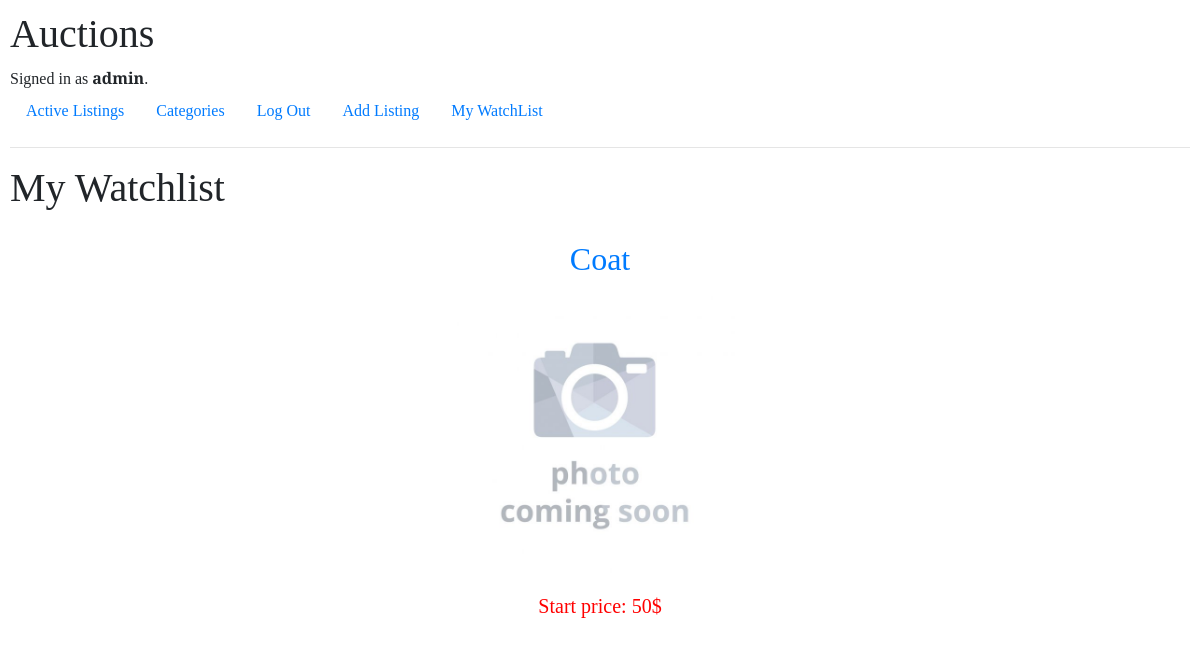
Screenshot of /watchlist (signed in) with the database file from the repository.
### auctions/models.py (models this page shows, shortened)
class User(AbstractUser):
    pass

class Listing(models.Model):
    title = models.CharField(max_length=60)
    category = models.ForeignKey(Category, on_delete=models.CASCADE, related_name="similarItems")
    description = models.CharField(max_length=256)
    cost = models.IntegerField()
    offerBid = models.IntegerField(blank=True, null=True)
    image = models.ImageField(upload_to='media', default='no_image.jpg', blank=True, null=True)
    timeCreated = models.DateTimeField(default=timezone.now, blank=True)
    activeFlag = models.BooleanField(default=True)
    seller = models.ForeignKey(User, blank=True, on_delete=models.PROTECT, related_name="allSellersItems")
    winner = models.ForeignKey(User, null=True, on_delete=models.PROTECT)
    watchings = models.ManyToManyField(User, blank=True, related_name="watchedListings")

### auctions/views.py (the view)
# urls.py: path("watchlist", views.watchlist, name="watchlist"),
@login_required
def watchlist(request):
    listings = Listing.objects.filter(watchings = request.user)
    categories = Category.objects.all()
    return render(request, "auctions/watchlist.html", {
        "listings": listings,
        "categories": categories,
    })

### auctions/templates/auctions/watchlist.html
{% extends "auctions/layout.html" %}
{% load static %}
{% block body %}
    <h1>My Watchlist</h1>
    <div class="container">
        {% for item in listings %}
            <div class="listingItem">
                <h2>
                    <a href="{{item.id}}">{{item.title}}</a>
                </h2>
                {% if item.image %}
                    <img src="{{ item.image.url }}" width="300">
                {% endif %}
                <div class="listingItemFooter">
                    <p>Start price: {{item.cost}}$</p>
                </div>
            </div>
        {% endfor %}
    </div>
{% endblock %}

### auctions/templates/auctions/layout.html (shortened to what this page needs)
{% load static %}
<!DOCTYPE html>
<html lang="en">
    <head>
        <link rel="stylesheet" href="https://stackpath.bootstrapcdn.com/bootstrap/4.4.1/css/bootstrap.min.css">
        <link href="{% static 'auctions/styles.css' %}" rel="stylesheet">
    </head>
    <body>
        <h1>Auctions</h1>
        <div>
            {% if user.is_authenticated %}
                Signed in as <strong>{{ user.username }}</strong>.
            {% else %}
                Not signed in.
            {% endif %}
        </div>
        <ul class="nav">
            <li class="nav-item">
                <a class="nav-link" href="{% url 'activelistings' %}">Active Listings</a>
            </li>
            <li class="nav-item">
                <a class="nav-link" href="{% url 'categories' %}">Categories</a>
            </li>
            {% if user.is_authenticated %}
                <li class="nav-item">
                    <a class="nav-link" href="{% url 'logout' %}">Log Out</a>
                </li>
                <li class="nav-item">
                    <a class="nav-link" href="{% url 'add' %}">Add Listing</a>
                </li>
                <li class="nav-item">
                    <a class="nav-link" href="{% url 'watchlist' %}">My WatchList</a>
                </li>
            {% endif %}
        </ul>
        <hr>
        {% block body %}
        {% endblock %}
    </body>
</html>

### auctions/static/auctions/styles.css (style rules this page uses)
body { margin: 0; padding: 10px; width: 100%; font-family: 'Source Serif Pro', serif; }
.container { display: flex; flex-wrap: wrap; max-width: 1200px; justify-content: space-around; align-content: stretch; }
.listingItem { flex-basis: auto; width: 350px; height: 400px; box-sizing: border-box; position: relative; padding: 20px; }
.listingItem > h2 { text-align: center; }
img { width: 300px; height: 300px; padding: 10px; }
.listingItemFooter { text-align: center; padding-left: 30px; padding-right: 30px; padding-top: 5px; font-size: 20px; font-weight: 500; color: red; }

### rows the page displays
User: username "admin"
Listing: title "Coat", image (placeholder picture), cost "50"
